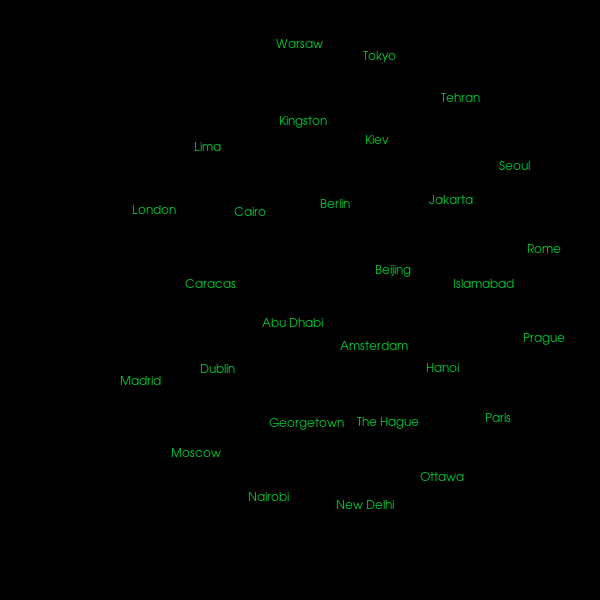

The script that drew this image:
#!/usr/bin/env python

# Test vtkLabelPlacementMapper with coincident points (all at origin except one).

import vtkmodules.vtkInteractionStyle  # noqa: F401
import vtkmodules.vtkRenderingOpenGL2  # noqa: F401

from vtkmodules.vtkCommonCore import (
    vtkPoints,
    vtkStringArray,
)
from vtkmodules.vtkCommonDataModel import (
    vtkCellArray,
    vtkPolyData,
)
from vtkmodules.vtkRenderingCore import (
    vtkActor2D,
    vtkRenderWindow,
    vtkRenderWindowInteractor,
    vtkRenderer,
    vtkTextProperty,
)
from vtkmodules.vtkRenderingLabel import (
    vtkLabelHierarchy,
    vtkLabelPlacementMapper,
    vtkPointSetToLabelHierarchy,
)

# Parameters
max_levels = 5
target_labels = 7
label_ratio = 1.0
iterator_type = vtkLabelHierarchy.QUEUE

# Create points — 29 at the origin, 1 offset
points = vtkPoints()
for i in range(29):
    points.InsertPoint(i, 0.0, 0.0, 0.0)
points.InsertPoint(29, 2.2, 2.2, 0.0)

# Vertex cells
vertex_cells = vtkCellArray()
vertex_cells.InsertNextCell(30)
for i in range(30):
    vertex_cells.InsertCellPoint(i)

# Build polydata
poly_data = vtkPolyData()
poly_data.SetPoints(points)
poly_data.SetVerts(vertex_cells)

# Label strings
place_names = [
    "Abu Dhabi", "Amsterdam", "Beijing", "Berlin", "Cairo",
    "Caracas", "Dublin", "Georgetown", "The Hague", "Hanoi",
    "Islamabad", "Jakarta", "Kiev", "Kingston", "Lima",
    "London", "Luxembourg City", "Madrid", "Moscow", "Nairobi",
    "New Delhi", "Ottawa", "Paris", "Prague", "Rome",
    "Seoul", "Tehran", "Tokyo", "Warsaw", "Washington",
]

string_data = vtkStringArray()
string_data.SetName("PlaceNames")
for name in place_names:
    string_data.InsertNextValue(name)
poly_data.GetPointData().AddArray(string_data)

# Text property
text_property = vtkTextProperty()
text_property.SetFontSize(12)
text_property.SetFontFamilyToArial()
text_property.SetColor(0.0, 0.8, 0.2)

# Build label hierarchy
label_hierarchy = vtkPointSetToLabelHierarchy()
label_hierarchy.SetInputData(poly_data)
label_hierarchy.SetTextProperty(text_property)
label_hierarchy.SetPriorityArrayName("Priority")
label_hierarchy.SetLabelArrayName("PlaceNames")
label_hierarchy.SetMaximumDepth(max_levels)
label_hierarchy.SetTargetLabelCount(target_labels)

# Place labels
label_mapper = vtkLabelPlacementMapper()
label_mapper.SetInputConnection(label_hierarchy.GetOutputPort())
label_mapper.SetIteratorType(iterator_type)
label_mapper.SetMaximumLabelFraction(label_ratio)

text_actor = vtkActor2D()
text_actor.SetMapper(label_mapper)

# Renderer
renderer = vtkRenderer()
renderer.AddActor(text_actor)
renderer.SetBackground(0.0, 0.0, 0.0)

# Render window
render_window = vtkRenderWindow()
render_window.SetMultiSamples(0)
render_window.SetSize(600, 600)
render_window.AddRenderer(renderer)
render_window.SetWindowName("label placement mapper coincident points")

# Interactor
interactor = vtkRenderWindowInteractor()
interactor.SetRenderWindow(render_window)

interactor.Initialize()
interactor.Start()
